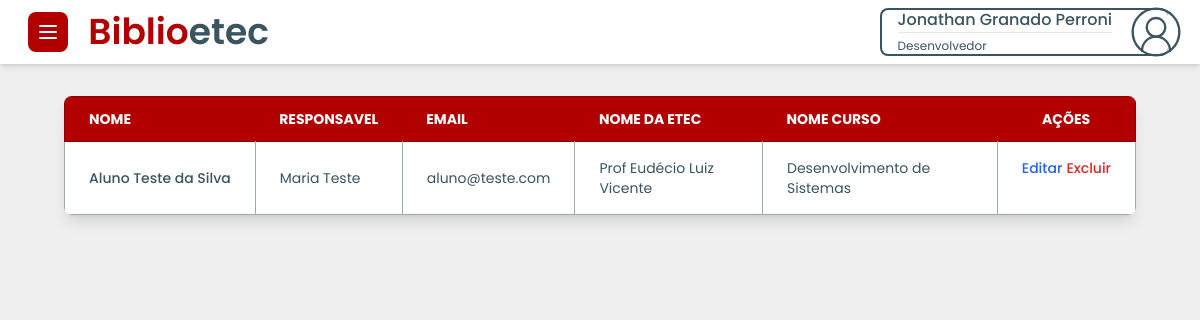
Screenshot of /Users/pageUser/pageGlobal/list/listaalunoNew.php (signed in) with the database file from the repository.
### tables this page shows
CREATE TABLE `tbalunos` (
  `codigo` int(11) NOT NULL,
  `nome` text NOT NULL,
  `data_nascimento` date NOT NULL,
  `endereco` text NOT NULL,
  `cidade` text NOT NULL,
  `estado` char(2) NOT NULL,
  `cpf` char(11) NOT NULL,
  `ra_aluno` text NOT NULL,
  `celular` text NOT NULL,
  `periodo` text NOT NULL,
  `situacao` text NOT NULL,
  `responsavel` text NOT NULL,
  `nome_escola` text NOT NULL,
  `nome_curso` text NOT NULL,
  `email` text DEFAULT NULL,
  `tipo_ensino` varchar(50) DEFAULT NULL,
  `password` varchar(255) NOT NULL,
  `acesso` text NOT NULL,
  `cadastrado_por` varchar(50) DEFAULT NULL,
  `data_cdadastro` datetime DEFAULT NULL,
  `codigo_autenticacao` varchar(8) DEFAULT NULL,
  `chave_recuperar_senha` varchar(220) DEFAULT NULL,
  `data_codigo_autenticacao` datetime DEFAULT NULL,
  `status` tinyint(4) DEFAULT NULL
);

### Users/pageUser/pageGlobal/list/listaalunoNew.php (the view, shortened to what this page needs)
<?php
 include("../../../../conexao/conexao.php");
?>
<!DOCTYPE html>
<html lang="pt-br">
<head>
    <script src="https://cdn.tailwindcss.com"></script>
    <link href="https://cdn.jsdelivr.net/npm/flowbite@2.5.1/dist/flowbite.min.css" rel="stylesheet" />
    <link rel="stylesheet" href="../../../UserCss/defaults.css">
</head>
<body>
    <nav class="flex justify-between items-center py-2 px-4 bg-white shadow-md">
        <div id="nav-left-side">
            <button data-drawer-target="default-sidebar" data-drawer-toggle="default-sidebar" aria-controls="default-sidebar" type="button" class="inline-flex items-center p-2 ms-3 bg-[var(--primary)] text-sm text-white rounded-lg hover:bg-[var(--primary-emphasis)] focus:outline-none focus:ring-2 focus:ring-gray-200 dark:text-white dark:hover:bg-[var(--primary-emphasis)]">
            </button>
            <a href="#" class="text-4xl mx-4 text-primary font-semibold hidden md:inline" tabindex="-1">Biblio<span class="text-secondary">etec</span></a>
        </div>
        <button id="dropdown-perfil" data-dropdown-toggle="dropdown" class="flex justify-between items-center max-h-12 pl-4 mr-4 bg-white border-2 border-solid border-[var(--secondary)] border-r-0 rounded-lg text-[var(--secondary)] text-left flex-nowrap text-nowrap" type="button">
            <div>
             <span class="text-[var(--secondary)] font-medium"><?php echo $_SESSION['nome']; ?></span>
                <hr>
                <span class="text-xs text-[var(--secondary)]"><?php echo $_SESSION['acesso']; ?></span>
            </div>
        </button>
    </nav>
    <main class="mx-1 sm:mx-16 my-8">
        <div class="relative overflow-x-auto shadow-lg rounded-lg">
            <table class="min-w-full text-sm text-left rtl:text-right text-[var(--secondary)]">
                <thead class="text-sm text-white uppercase bg-[var(--primary)] border border-[var(--primary-emphasis)]">
                    <tr class="">
                        <th scope="col" class="px-6 py-3">Nome</th>
                        <th scope="col" class="px-6 py-3">responsavel</th>
                        <th scope="col" class="px-6 py-3">Email</th>
                        <th scope="col" class="px-6 py-3">Nome da Etec</th>
                        <th scope="col" class="px-6 py-3">Nome Curso</th>
                        <th scope="col" class="px-6 py-3 text-center">Ações</th>
                    </tr>
                </thead>
                <tbody class="border border-[var(--grey)]">
                <?php
                    $sql = "SELECT codigo, nome, email, nome_escola, responsavel, nome_curso FROM tbalunos";
                    $result = mysqli_query($conn, $sql);
                    if (mysqli_num_rows($result) > 0) {
                        while($row = mysqli_fetch_assoc($result)) {
                            echo '
                            <tr class="odd:bg-white even:bg-[var(--off-white)] border-b border-[var(--grey)]">
                                <th scope="row" class="px-6 py-4 font-medium text-[var(--secondary)] whitespace-nowrap border-r border-[var(--grey)]">
                                    ' . htmlspecialchars($row["nome"]) . '
                                </th>
                                <td class="px-6 py-4 border-r border-[var(--grey)]">' . htmlspecialchars($row["responsavel"]) . '</td>
                                <td class="px-6 py-4 border-r border-[var(--grey)]">' . htmlspecialchars($row["email"]) . '</td>
                                <td class="px-6 py-4 border-r border-[var(--grey)]">' . htmlspecialchars($row["nome_escola"]) . '</td>
                                    <td class="px-6 py-4 border-r border-[var(--grey)]">' . htmlspecialchars($row["nome_curso"]) . ' </td>
                                <td class="flex justify-between md:justify-evenly gap-1 px-6 py-4">
                                    <a href="../editar/editarAluno.php ?codigo=' . urlencode($row["codigo"]) . '" class="font-medium text-blue-600 hover:underline">Editar</a>
                                    <form id="form-excluir" action="../excluir/excluiralunos.php" method="POST"><input value=' . urlencode($row["codigo"]) . ' readonly name="codigo" class="hidden"/> <button type="submit" class="font-medium text-red-600 hover:underline">Excluir</button></form>
                                </td>
                            </tr>';
                        }
                    } else {
                        echo '<tr><td colspan="5" class="text-center px-6 py-4">Nenhum dado encontrado</td></tr>';
                    }
                ?>
                </tbody>
            </table>
        </div>
    </main>
</body>
</html>

### Users/UserCss/defaults.css (style rules this page uses)
:root { --primary: #b20000; --primary-emphasis: #8e0000; --primary-light: #f0bebe; --secondary: #3a5461; --secondary-emphasis: #23323a; --light-grey: #d8dddf; --grey: #9daab0; --dark-grey: #273336; --off-black: #141617; --off-white: #efefef; }
* { box-sizing: border-box !important; font-family: "Poppins", sans-serif !important; }
body { width: 100% !important; display: flex !important; flex-direction: column !important; background-color: var(--off-white) !important; }
.text-primary { color: var(--primary) !important; }
.text-secondary { color: var(--secondary) !important; }

### rows the page displays
tbalunos: nome "Aluno Teste da Silva", responsavel "Maria Teste", email "aluno@teste.com", nome_escola "Prof Eudécio Luiz Vicente", nome_curso "Desenvolvimento de Sistemas"

### other values shown
$_SESSION['nome'] "Jonathan Granado Perroni"
$_SESSION['acesso'] "Desenvolvedor"
